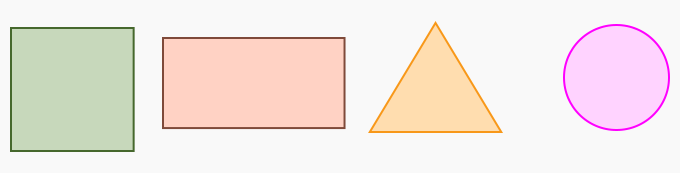
#> input picture shapes.png, 680 x 173 px
$ python contours.py
#> lines starting #> are read from the running program, lines starting #| are printed output that depends on the picture; after the words box and inside, x2 and y2 are one past the last pixel; in counts of white or black regions, pixels touching at a corner belong together
import cv2
import imutils
import numpy

img=cv2.imread("shapes.png")
#> img is the input picture: shape (173, 680, 3); mean B, G, R 225.4, 230.5, 241.8

imgshow=cv2.imshow("Image", img)
cv2.waitKey(0)
gray = cv2.cvtColor(img, cv2.COLOR_BGR2GRAY)
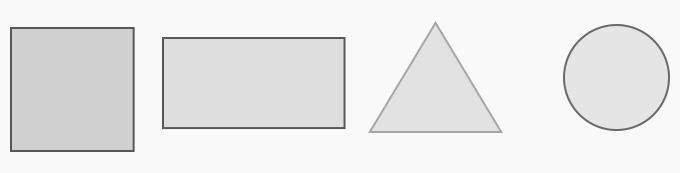
#> gray: shape (173, 680); min 87, max 249, mean 233.3
grayshow=cv2.imshow("GrayImage", gray)
cv2.waitKey(0)
thresh_inv = cv2.threshold(gray, 225, 255, cv2.THRESH_BINARY_INV)[1]
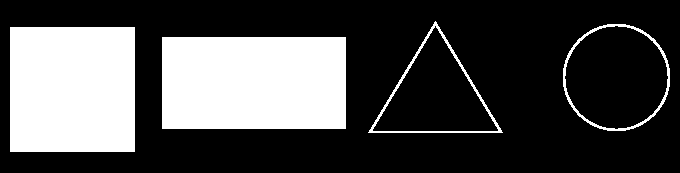
#> thresh_inv: shape (173, 680); 29.3% white; 4 white regions, box (x1, y1, x2, y2) and area: (162, 37, 346, 129) 16928, (10, 27, 135, 152) 15625, (368, 21, 503, 133) 972, (563, 24, 670, 131) 932
cv2.imshow("Thresh", thresh_inv)
cv2.waitKey(0)
thresh = cv2.threshold(gray, 225, 255, cv2.THRESH_BINARY)[1]
cv2.imshow("Thresh", thresh)
cv2.waitKey(0)
adaptiveThreshold = cv2.adaptiveThreshold(gray,255,cv2.ADAPTIVE_THRESH_GAUSSIAN_C,
	cv2.THRESH_BINARY,231,1)
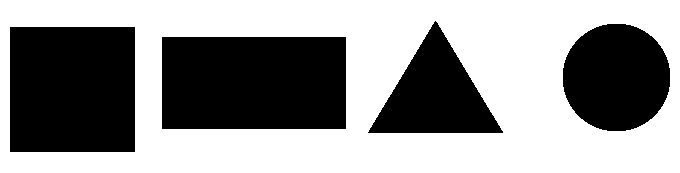
#> adaptiveThreshold: shape (173, 680); 58.1% white; 4 black regions
cv2.imshow("Thresh", adaptiveThreshold)
cv2.waitKey(0)
cnts = cv2.findContours(adaptiveThreshold.copy(), cv2.RETR_TREE, cv2.CHAIN_APPROX_SIMPLE)
#> cnts = 5 contours; box (x1, y1, x2, y2) and area: (0, 0, 680, 173) 116788, (161, 36, 347, 130) 17203, (9, 26, 136, 153) 15874, (562, 23, 671, 132) 9286, (367, 20, 504, 134) 7828
cnts = imutils.grab_contours(cnts)
output = img.copy()
# loop over the contours
for c in cnts:
	# draw each contour on the output image with a 3px thick purple
	# outline, then display the output contours one at a time
	cv2.drawContours(output, [c], -1, (0, 0, 255), 3)
	cv2.imshow("Contours", output)
	cv2.waitKey(0)
#> this loop made 5 passes
#> c on pass 1: [[0, 0], [0, 172], [679, 172], [679, 0]]
#> pass 1, `cv2.imshow("Contours", output)`:
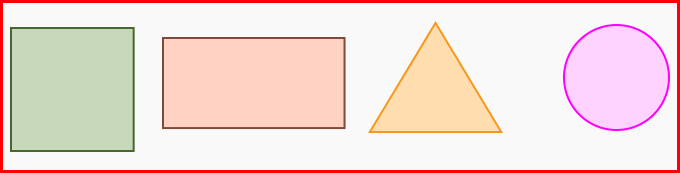
#> window 'Contours': shape (173, 680, 3); mean B, G, R 214.7, 219.7, 242
#> pass 2, `cv2.imshow("Contours", output)`:
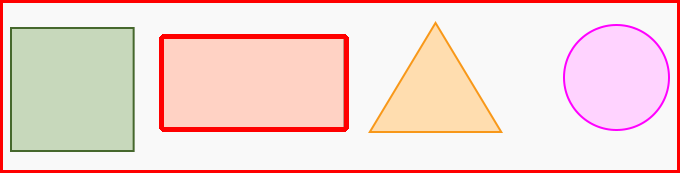
#> window 'Contours': shape (173, 680, 3); mean B, G, R 210.5, 215.5, 243.3
#> after the loop:
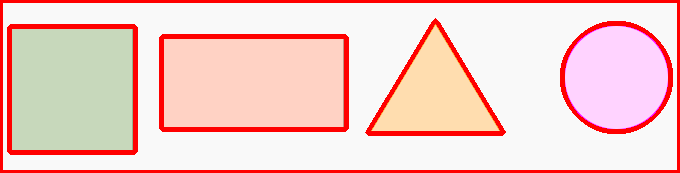
#> output: shape (173, 680, 3); 11.62% of pixels changed, all inside (x1, y1, x2, y2) = (0, 0, 680, 173)

	#text = "{} objects!".format(len(cnts))
	#cv2.putText(output, text, (10, 25),  cv2.FONT_HERSHEY_SCRIPT_SIMPLEX, 0.7,
	#(0, 20, 200), 2)
	#cv2.imshow("Contours", output)
	#cv2.waitKey(0)
